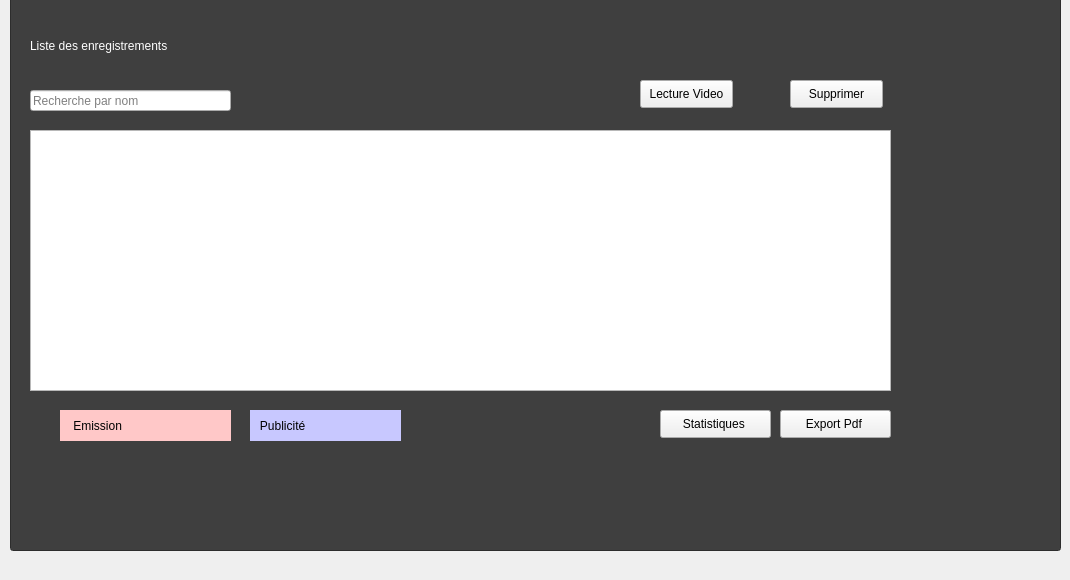
      <widget class="QWidget" name="tab_12">
       <attribute name="title">
        <string>Liste des enregistrements </string>
       </attribute>
       <widget class="QLineEdit" name="lineEdit_22">
        <property name="geometry">
         <rect>
          <x>10</x>
          <y>-20</y>
          <width>1051</width>
          <height>571</height>
         </rect>
        </property>
        <property name="styleSheet">
         <string notr="true">background-color: rgb(63, 63, 63);</string>
        </property>
       </widget>
       <widget class="QLabel" name="label_141">
        <property name="geometry">
         <rect>
          <x>30</x>
          <y>20</y>
          <width>541</width>
          <height>51</height>
         </rect>
        </property>
        <property name="styleSheet">
         <string notr="true">font: 25pt &quot;MS Shell Dlg 2&quot;;
color:rgb(255, 255, 255)</string>
        </property>
        <property name="text">
         <string>Liste des enregistrements </string>
        </property>
       </widget>
       <widget class="QTableView" name="tableView_enr">
        <property name="geometry">
         <rect>
          <x>30</x>
          <y>130</y>
          <width>861</width>
          <height>261</height>
         </rect>
        </property>
       </widget>
       <widget class="QLineEdit" name="lineEdit_idrecheng">
        <property name="geometry">
         <rect>
          <x>30</x>
          <y>90</y>
          <width>201</width>
          <height>21</height>
         </rect>
        </property>
        <property name="placeholderText">
         <string>Recherche par nom</string>
        </property>
       </widget>
       <widget class="QPushButton" name="pushButton_exportpdf">
        <property name="geometry">
         <rect>
          <x>780</x>
          <y>410</y>
          <width>111</width>
          <height>28</height>
         </rect>
        </property>
        <property name="text">
         <string>Export Pdf </string>
        </property>
       </widget>
       <widget class="QPushButton" name="pushButton_statistiqueenr">
        <property name="geometry">
         <rect>
          <x>660</x>
          <y>410</y>
          <width>111</width>
          <height>28</height>
         </rect>
        </property>
        <property name="text">
         <string>Statistiques </string>
        </property>
       </widget>
       <widget class="QPushButton" name="pushButton_supenr">
        <property name="geometry">
         <rect>
          <x>790</x>
          <y>80</y>
          <width>93</width>
          <height>28</height>
         </rect>
        </property>
        <property name="text">
         <string>Supprimer</string>
        </property>
       </widget>
       <widget class="QPushButton" name="pushButton_lecEnr">
        <property name="geometry">
         <rect>
          <x>640</x>
          <y>80</y>
          <width>93</width>
          <height>28</height>
         </rect>
        </property>
        <property name="text">
         <string>Lecture Video</string>
        </property>
       </widget>
       <widget class="QLabel" name="label_84">
        <property name="geometry">
         <rect>
          <x>60</x>
          <y>410</y>
          <width>171</width>
          <height>31</height>
         </rect>
        </property>
        <property name="styleSheet">
         <string notr="true">color:rgb(0, 0, 0);
font: 16pt &quot;MS Shell Dlg 2&quot;;
background-color:rgb(255, 200, 200);</string>
        </property>
        <property name="text">
         <string>    Emission</string>
        </property>
       </widget>
       <widget class="QLabel" name="label_87">
        <property name="geometry">
         <rect>
          <x>250</x>
          <y>410</y>
          <width>151</width>
          <height>31</height>
         </rect>
        </property>
        <property name="styleSheet">
         <string notr="true">color:rgb(0, 0, 0);
font: 16pt &quot;MS Shell Dlg 2&quot;;
background-color:rgb(200, 200, 255);</string>
        </property>
        <property name="text">
         <string>   Publicité</string>
        </property>
       </widget>
      </widget>
